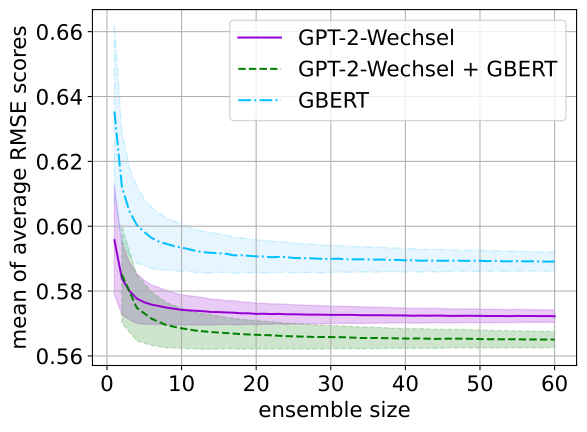

This chart was generated by the following Python code:
import matplotlib.pyplot as plt
import numpy as np
import pandas as pd


def get_scores(df):
    rmse_means = []
    rmse_stds = []
    for i in range(1, max(df['ensemble_size']) + 1):
        rmse_means.append(df[df['ensemble_size'] == i]['root_mean_squared_error_mean'].mean())
        rmse_stds.append(df[df['ensemble_size'] == i]['root_mean_squared_error_std'].mean())
    return np.array(rmse_means), np.array(rmse_stds)


def main():
    plt.rcParams.update({'font.size': 16})

    # GPT-2 XL Wechsel
    means, stds = get_scores(pd.read_csv('../training/ensemble_scores_gpt2_xl_wechsel_german.csv', delimiter=";"))
    x_axis = np.arange(1, 61)
    plt.plot(x_axis, means, '-', label='GPT-2-Wechsel', color='darkviolet')
    plt.fill_between(x_axis, means - stds, means + stds, alpha=0.2, linestyle='-', edgecolor='darkviolet',
                     facecolor='darkviolet')

    # GPT-2 XL Wechsel + GBERT
    means, stds = get_scores(pd.read_csv('../training/ensemble_scores_gpt2_xl_wechsel_german_gbert.csv', delimiter=";"))
    x_axis = np.arange(2, 61, 2)  # ensemble size n means n gtp2 and n gbert models combined
    means = means[:30]
    stds = stds[:30]
    plt.plot(x_axis, means, '--', label='GPT-2-Wechsel + GBERT', color='green')
    plt.fill_between(x_axis, means - stds, means + stds, alpha=0.2, linestyle='--', edgecolor='green',
                     facecolor='green')

    # GBERT
    means, stds = get_scores(pd.read_csv('../training/ensemble_scores_gbert.csv', delimiter=";"))
    x_axis = np.arange(1, 61)
    plt.plot(x_axis, means, '-.', label='GBERT', color='deepskyblue')
    plt.fill_between(x_axis, means - stds, means + stds, alpha=0.2, linestyle='-.', edgecolor='deepskyblue',
                     facecolor='lightskyblue')

    plt.xlabel('ensemble size')
    plt.ylabel('mean of average RMSE scores')
    plt.legend()
    plt.grid()
    plt.tight_layout()
    plt.savefig(f'paper_ensemble_plot.svg', bbox_inches='tight')


if __name__ == '__main__':
    main()
